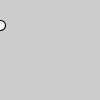
Frame 1 (no input)
Frame 60 (the mouse pressed at the canvas centre just before this capture): blank canvas, image omitted
Frame 120 (the mouse held since frame 60 and released just before this capture): blank canvas, image omitted

The Processing sketch that drew this single still picture (run headless with seeded random() and noise(); from frame 60 on, the mouse is pressed at the canvas centre):

// Processing sketch: LAustinPP2_1_S21
// ── LAustinPP2_1_S21.pde
//1. Declare variables
float y = 25;
float x =0.0;

//2. Set display size
void setup() {
  size(100,100);
}

//3. Draw shape. Increase increment
void draw() {
  background (204);
  //Shape
  ellipse(x,25,10,10);
  //Increment step size (add value to variable)
  x+=2.5;
}
